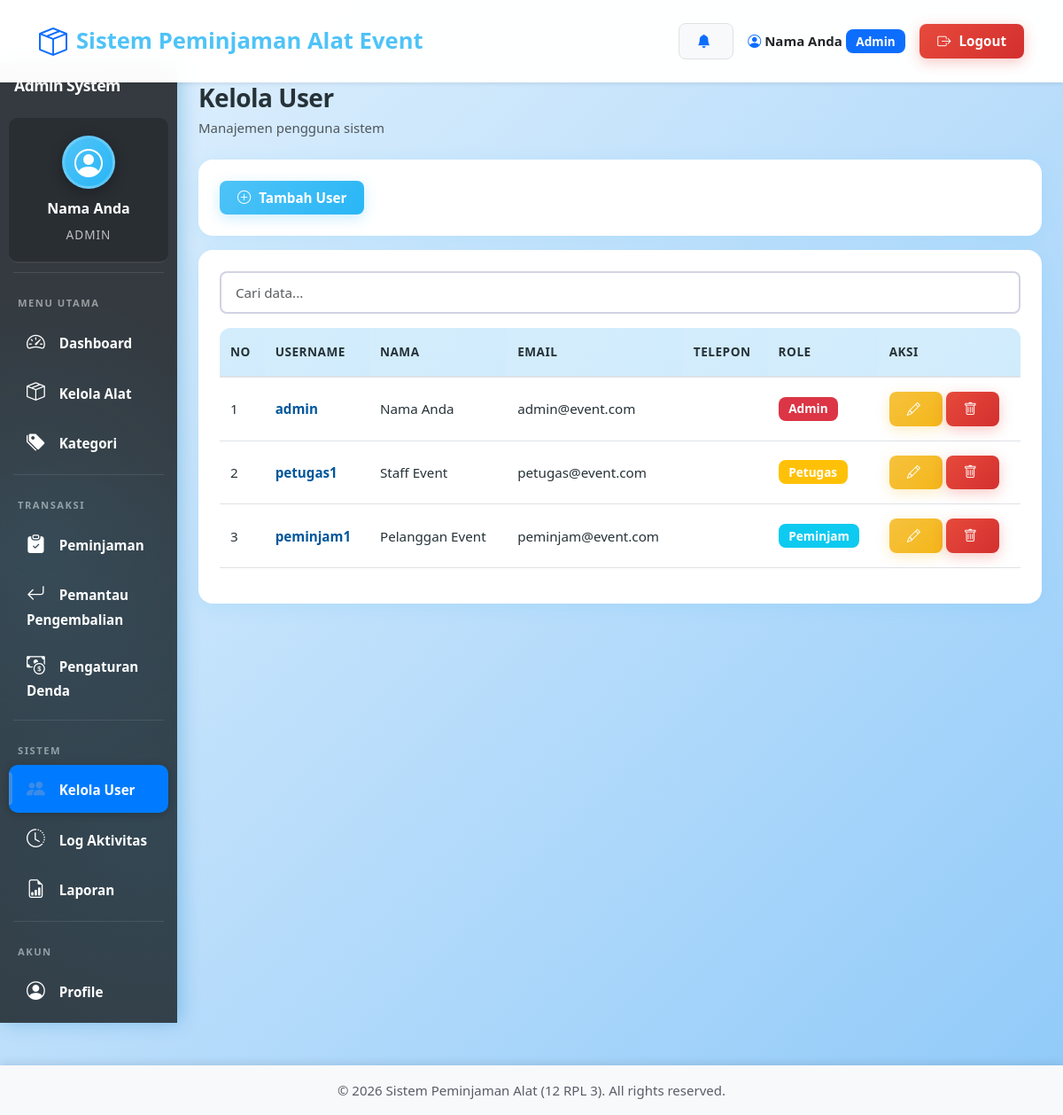
Before: /admin/users.php (signed in) with the older database file.
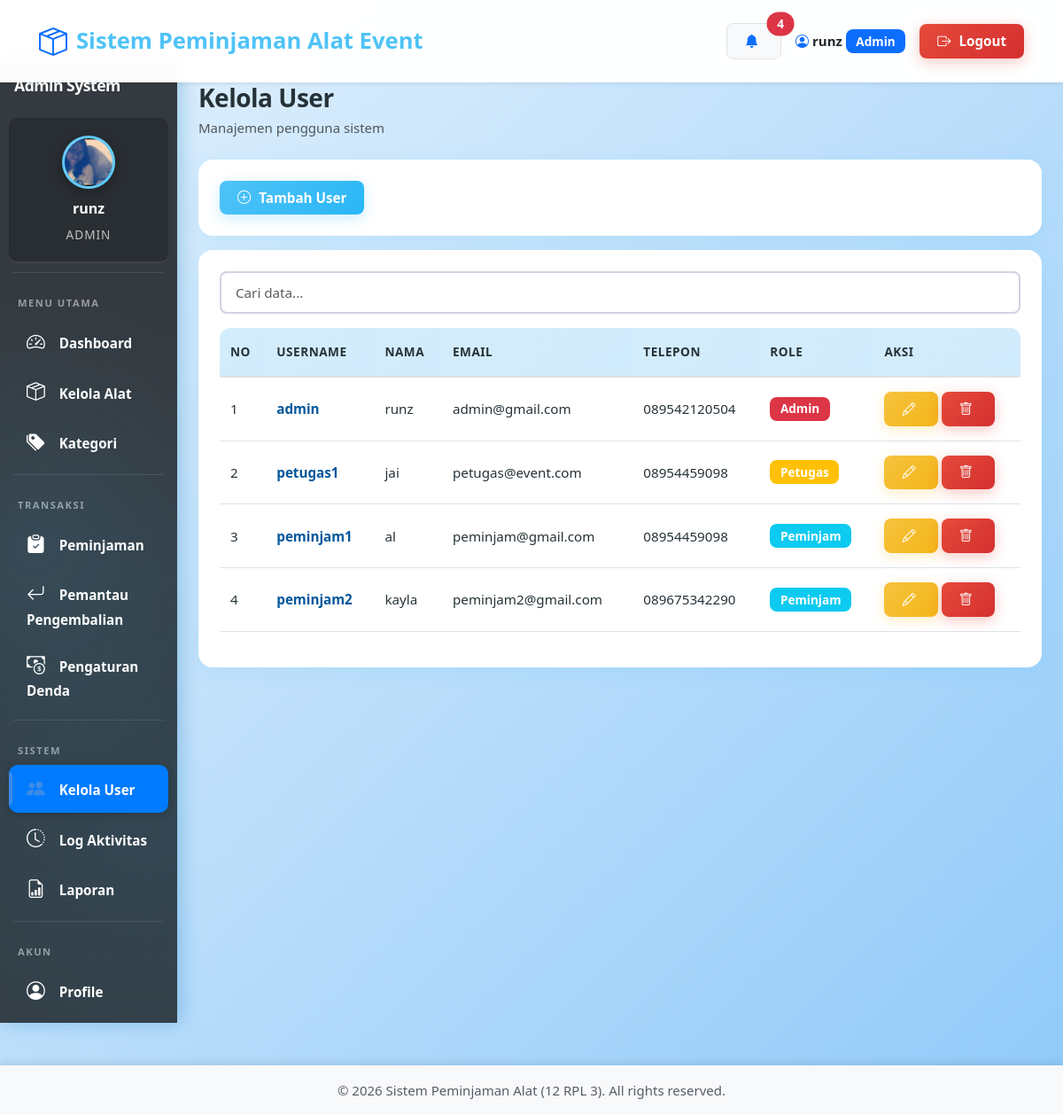
After: the same page with the newer database file.
### tables this page shows
CREATE TABLE `users` (
  `id` int NOT NULL,
  `username` varchar(50) NOT NULL,
  `password` varchar(255) NOT NULL,
  `nama` varchar(100) NOT NULL,
  `email` varchar(100) NOT NULL,
  `telepon` varchar(20) DEFAULT NULL,
  `foto_profile` varchar(255) DEFAULT NULL,
  `role` enum('admin','petugas','peminjam') NOT NULL,
  `created_at` timestamp NULL DEFAULT CURRENT_TIMESTAMP,
  `deleted_at` datetime DEFAULT NULL
);

### controllers/Controller.php (called while the page is built, shortened)
<?php
class Controller {
    protected function requireRole($role) {
        $roles = is_array($role) ? $role : [$role];
    }
}
?>

### controllers/UserController.php (called while the page is built, shortened)
<?php
require_once __DIR__ . '/../controllers/Controller.php';
require_once __DIR__ . '/../models/UserModel.php';
class UserController extends Controller {
    private $model;
    public function __construct($conn) {
        $this->model = new UserModel($conn);
    }
    public function index() {
        return $this->model->getAll();
    }
}
?>

### models/Model.php (called while the page is built, shortened)
<?php
class Model {
    protected $conn;
    public function __construct($conn) {
        $this->conn = $conn;
    }
    protected function query($sql) {
        return mysqli_query($this->conn, $sql);
    }
    protected function fetchAll($sql) {
        $result = $this->query($sql);
        $data = [];
        while ($row = mysqli_fetch_assoc($result)) {
            $data[] = $row;
        }
        return $data;
    }
}
?>

### models/UserModel.php (called while the page is built, shortened)
<?php
require_once __DIR__ . '/Model.php';
class UserModel extends Model {
    public function getAll() {
        return $this->fetchAll("SELECT * FROM users ORDER BY id ASC");
    }
}
?>

### admin/users.php (the view, shortened to what this page needs)
<?php
require_once '../config/database.php';
require_once '../controllers/UserController.php';
$controller = new UserController($conn);
$users = $controller->index();
include '../includes/header.php';
?>
<div class="container-fluid">
<div class="row">
<?php include '../includes/admin_sidebar.php'; ?>
<div class="col-md-10 p-4">
<div class="d-flex justify-content-between align-items-center mb-4">
<div>
<h2 class="mb-1">Kelola User</h2>
<p class="text-muted mb-0">Manajemen pengguna sistem</p>
</div>
</div>
<div class="card mb-3">
<div class="card-body">
<button class="btn btn-primary" data-bs-toggle="modal" data-bs-target="#modalUser">
<i class="bi bi-plus-circle"></i> Tambah User
</button>
</div>
</div>
<div class="card">
<div class="card-body">
<div class="table-responsive">
<table class="table table-hover align-middle">
<thead class="table-light">
<tr>
<th>No</th><th>Username</th><th>Nama</th><th>Email</th><th>Telepon</th><th>Role</th><th>Aksi</th>
</tr>
</thead>
<tbody>
<?php $no = 1; foreach ($users as $row): ?>
<tr>
<td><?php echo $no++; ?></td>
<td><strong><?php echo htmlspecialchars($row['username']); ?></strong></td>
<td><?php echo htmlspecialchars($row['nama']); ?></td>
<td><?php echo htmlspecialchars($row['email']); ?></td>
<td><?php echo htmlspecialchars($row['telepon']); ?></td>
<td>
<span class="badge bg-<?php echo $row['role']=='admin'?'danger':($row['role']=='petugas'?'warning':'info'); ?>">
<?php echo ucfirst($row['role']); ?>
</span>
</td>
<td>
<button class="btn btn-sm btn-warning" onclick="editUser(
<?php echo $row['id']; ?>,
'<?php echo addslashes($row['username']); ?>',
'<?php echo addslashes($row['nama']); ?>',
'<?php echo addslashes($row['email']); ?>',
'<?php echo addslashes($row['telepon']); ?>',
'<?php echo $row['role']; ?>'
)"><i class="bi bi-pencil"></i></button>
<button class="btn btn-sm btn-danger" onclick="if(confirm('Hapus user ini?')) location.href='?delete=<?php echo $row['id']; ?>'">
<i class="bi bi-trash"></i>
</button>
</td>
</tr>
<?php endforeach; ?>
</tbody>
</table>
</div>
</div>
</div>
</div>
</div>
</div>
<?php include '../includes/footer.php'; ?>

Changed rows visible on the page:
changed users "admin": nama "Nama Anda" → "runz"; email "admin@event.com" → "admin@gmail.com"; telepon (not shown) → "089542120504"
changed users "petugas1": nama "Staff Event" → "jai"; telepon (not shown) → "08954459098"
changed users "peminjam1": nama "Pelanggan Event" → "al"; email "peminjam@event.com" → "peminjam@gmail.com"; telepon (not shown) → "08954459098"
added users: username "peminjam2", nama "kayla", email "peminjam2@gmail.com", telepon "089675342290", role "Peminjam"
Other visible differences:
$notif_count: (not shown) → "4"
$_SESSION['nama']: "Nama Anda" → "runz"
